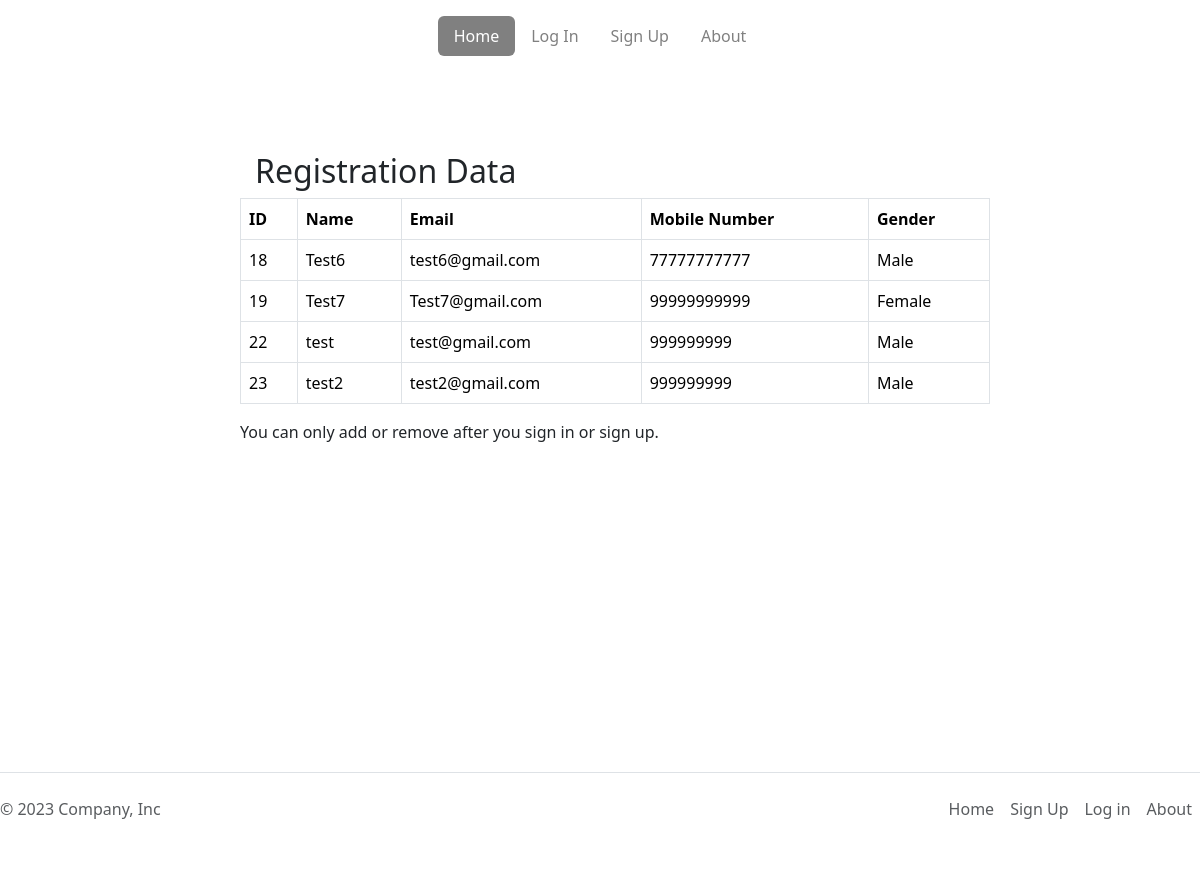
The page / on the database its author committed.
### tables this page shows
CREATE TABLE `user` (
  `id` int(11) NOT NULL,
  `name` varchar(128) NOT NULL,
  `email` varchar(255) NOT NULL,
  `mobile` varchar(20) NOT NULL,
  `gender` varchar(10) NOT NULL,
  `image_path` varchar(255) NOT NULL,
  `profile_picture` varchar(255) DEFAULT NULL,
  `password_hash` varchar(255) NOT NULL
);

### display_data.php (the view, shortened to what this page needs)
<?php
$conn = new mysqli('localhost', 'root', '', 'login_db');
$sql = "SELECT id, name, email, mobile, gender FROM user";
$result = $conn->query($sql);
?>
<!DOCTYPE html>
<html lang="en">
<head>
    <link href="https://cdn.jsdelivr.net/npm/bootstrap@5.3.2/dist/css/bootstrap.min.css" rel="stylesheet">
</head>
<body>
    <h2 style="padding-left: 15px;">Registration Data</h2>
    <table class="table table-bordered" style="width: 750px; padding-left: 85px;">
        <thead>
            <tr>
                <th>ID</th>
                <th>Name</th>
                <th>Email</th>
                <th>Mobile Number</th>
                <th>Gender</th>
            </tr>
        </thead>
        <tbody>
            <?php
            if ($result->num_rows > 0) {
                while ($row = $result->fetch_assoc()) {
                    echo "<tr>";
                    echo "<td>" . $row["id"] . "</td>";
                    echo "<td>" . $row["name"] . "</td>";
                    echo "<td>" . $row["email"]. "</td>";
                    echo "<td>" . $row["mobile"]. "</td>";
                    echo "<td>" . $row["gender"]. "</td>";
                    echo "</tr>";
                }
            } else {
                echo "<tr><td colspan='5'>No data available</td></tr>";
            }
            ?>
        </tbody>
    </table>
</body>
</html>

### index.php (shortened to what this page needs)
<!DOCTYPE html>
<html>
<head>
    <link rel="stylesheet" type="text/css" href="styles.css" />
    <link href="https://cdn.jsdelivr.net/npm/bootstrap@5.3.2/dist/css/bootstrap.min.css" rel="stylesheet">
</head>
<body>
<?php require 'header.php'; ?>
<div class="indexContainer">
    <?php require 'display_data.php'; ?>
    <?php if (isset($user)): ?>
        <p>Hello <?= htmlspecialchars($user["name"]) ?></p>
        <p><a href="logout.php">Log out</a></p>
    <?php else: ?>
        <p>You can only add or remove after you sign in or sign up.</p>
        <br><br><br><br><br><br><br><br><br><br><br><br>
    </div>
    <?php endif; ?>
    <?php require 'footer.php'; ?>
</body>
</html>

### header.php (shortened to what this page needs)
<!DOCTYPE html>
<html lang="en">
<head>
    <link href="https://cdn.jsdelivr.net/npm/bootstrap@5.3.2/dist/css/bootstrap.min.css" rel="stylesheet">
</head>
<body>
<header class="d-flex justify-content-center py-3">
      <ul class="nav nav-pills">
        <li class="nav-item"><a href="index.php" class="nav-link active" aria-current="page" style="background-color: gray">Home</a></li>
        <li class="nav-item"><a href="login.php" class="nav-link" style="color: gray">Log In</a></li>
        <li class="nav-item"><a href="signup.html" class="nav-link" style="color: gray">Sign Up</a></li>
        <li class="nav-item"><a href="about.php" class="nav-link" style="color: gray">About</a></li>
      </ul>
    </header>
</body>
</html>

### footer.php (shortened to what this page needs)
<!DOCTYPE html>
<html lang="en">
<head>
    <link href="https://cdn.jsdelivr.net/npm/bootstrap@5.3.2/dist/css/bootstrap.min.css" rel="stylesheet">
</head>
<body>
<footer class="d-flex flex-wrap justify-content-between align-items-center py-3 my-4 border-top">
    <p class="col-md-4 mb-0 text-body-secondary">© 2023 Company, Inc</p>
    <a href="/" class="col-md-4 d-flex align-items-center justify-content-center mb-3 mb-md-0 me-md-auto link-body-emphasis text-decoration-none">
      <svg class="bi me-2" width="40" height="32"><use xlink:href="#bootstrap"></use></svg>
    </a>
    <ul class="nav col-md-4 justify-content-end">
      <li class="nav-item"><a href="index.php" class="nav-link px-2 text-body-secondary">Home</a></li>
      <li class="nav-item"><a href="signup.html" class="nav-link px-2 text-body-secondary">Sign Up</a></li>
      <li class="nav-item"><a href="login.php" class="nav-link px-2 text-body-secondary">Log in</a></li>
      <li class="nav-item"><a href="#" class="nav-link px-2 text-body-secondary">About</a></li>
    </ul>
  </footer>
</body>
</html>

### styles.css (style rules this page uses)
body { font-family: Arial, sans-serif; }
a { color: #4CAF50; }

### index.php (style rules this page uses)
.indexContainer { margin-left: 15rem; margin-top: 5rem; }

### rows shown on the page
user: id "18", name "Test6", email "test6@gmail.com", mobile "77777777777", gender "Male"
user: id "19", name "Test7", email "Test7@gmail.com", mobile "99999999999", gender "Female"
user: id "22", name "test", email "test@gmail.com", mobile "999999999", gender "Male"
user: id "23", name "test2", email "test2@gmail.com", mobile "999999999", gender "Male"
